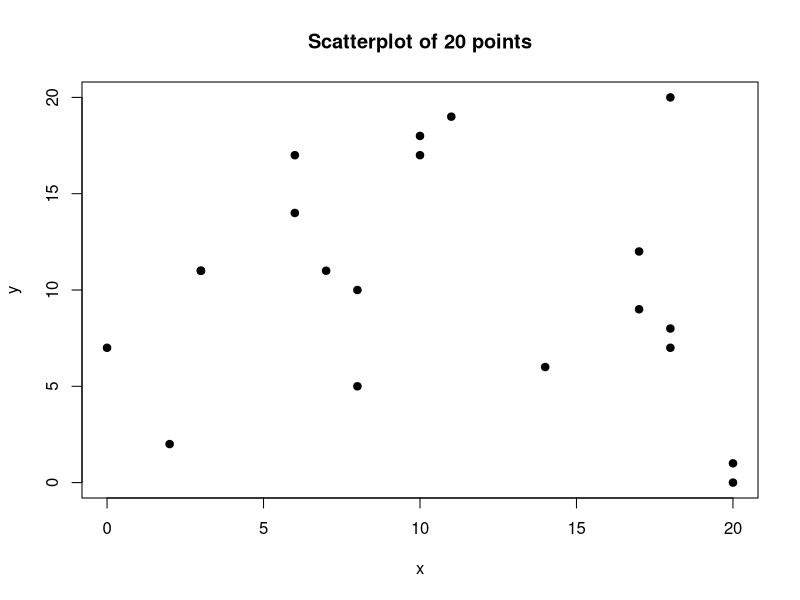

R code for this plot:
## ---- chunk 1
n <- 20 
cap <- paste0("A scatterplot with n=", n, " random points")
main <- paste0("Scatterplot of ", n, " points")
## ---- chunk 2
x <- sample(0:20, n, replace=TRUE)
y <- sample(0:20, n, replace=TRUE)
plot(x, y, main=main, pch=19)
